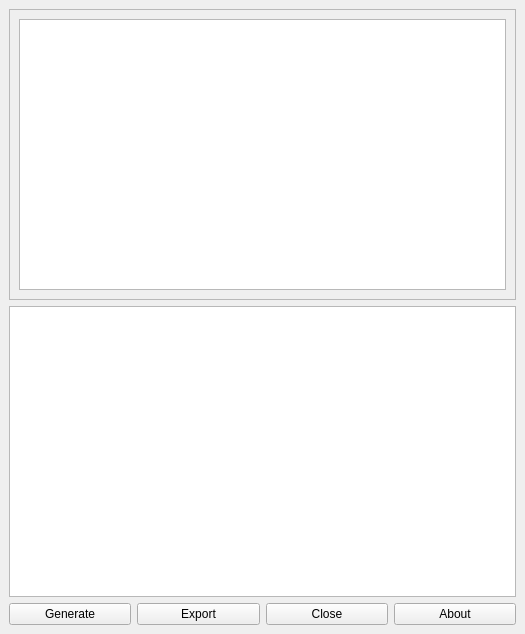
<?xml version="1.0" encoding="UTF-8"?>
<ui version="4.0">
 <class>DiagLegDockWidgetBase</class>
 <widget class="QDockWidget" name="DiagLegDockWidgetBase">
  <property name="geometry">
   <rect>
    <x>0</x>
    <y>0</y>
    <width>525</width>
    <height>634</height>
   </rect>
  </property>
  <property name="windowTitle">
   <string>DiagLeg</string>
  </property>
  <widget class="QWidget" name="dockWidgetContents">
   <layout class="QVBoxLayout" name="verticalLayout">
    <item>
     <widget class="QFrame" name="frame">
      <property name="frameShape">
       <enum>QFrame::StyledPanel</enum>
      </property>
      <property name="frameShadow">
       <enum>QFrame::Raised</enum>
      </property>
      <layout class="QGridLayout" name="gridLayout_2">
       <item row="0" column="0">
        <widget class="QTextEdit" name="textEdit">
         <property name="readOnly">
          <bool>true</bool>
         </property>
        </widget>
       </item>
      </layout>
     </widget>
    </item>
    <item>
     <widget class="QGraphicsView" name="view"/>
    </item>
    <item>
     <layout class="QHBoxLayout" name="horizontalLayout">
      <item>
       <widget class="QPushButton" name="pushGenerate">
        <property name="toolTip">
         <string>Click to generate legend</string>
        </property>
        <property name="whatsThis">
         <string>It generates the legend</string>
        </property>
        <property name="text">
         <string>Generate</string>
        </property>
       </widget>
      </item>
      <item>
       <widget class="QPushButton" name="pushExport">
        <property name="toolTip">
         <string>Export the legend to an image or a webpage</string>
        </property>
        <property name="whatsThis">
         <string>Click to export the legend to an image or a webpage</string>
        </property>
        <property name="text">
         <string>Export</string>
        </property>
       </widget>
      </item>
      <item>
       <widget class="QPushButton" name="pushClose">
        <property name="toolTip">
         <string>Closes this dialogue</string>
        </property>
        <property name="whatsThis">
         <string>This closes the dialogue</string>
        </property>
        <property name="text">
         <string>Close</string>
        </property>
       </widget>
      </item>
      <item>
       <widget class="QPushButton" name="pushAbout">
        <property name="toolTip">
         <string>About DiagLeg</string>
        </property>
        <property name="whatsThis">
         <string>Click to show information about the credits of plugin</string>
        </property>
        <property name="text">
         <string>About</string>
        </property>
       </widget>
      </item>
     </layout>
    </item>
   </layout>
  </widget>
 </widget>
<!--  <resources>
  <include location="resources.qrc"/>
 </resources> -->
 <!-- <connections>
  <connection>
   <sender>pushGenerate</sender>
   <signal>clicked()</signal>
   <receiver>DiagLegDockWidgetBase</receiver>
   <slot>onOk()</slot>
   <hints>
    <hint type="sourcelabel">
     <x>52</x>
     <y>481</y>
    </hint>
    <hint type="destinationlabel">
     <x>199</x>
     <y>249</y>
    </hint>
   </hints>
  </connection>
  <connection>
   <sender>pushClose</sender>
   <signal>clicked()</signal>
   <receiver>DiagLegDockWidgetBase</receiver>
   <slot>close()</slot>
   <hints>
    <hint type="sourcelabel">
     <x>249</x>
     <y>481</y>
    </hint>
    <hint type="destinationlabel">
     <x>199</x>
     <y>249</y>
    </hint>
   </hints>
  </connection>
  <connection>
   <sender>pushExport</sender>
   <signal>clicked()</signal>
   <receiver>DiagLeg</receiver>
   <slot>onExport()</slot>
   <hints>
    <hint type="sourcelabel">
     <x>150</x>
     <y>481</y>
    </hint>
    <hint type="destinationlabel">
     <x>199</x>
     <y>249</y>
    </hint>
   </hints>
  </connection>
  <connection>
   <sender>pushAbout</sender>
   <signal>clicked()</signal>
   <receiver>DiagLegDockWidgetBase</receiver>
   <slot>onAbout()</slot>
   <hints>
    <hint type="sourcelabel">
     <x>347</x>
     <y>481</y>
    </hint>
    <hint type="destinationlabel">
     <x>199</x>
     <y>249</y>
    </hint>
   </hints>
  </connection>
 </connections>
 <slots>
  <slot>onOk()</slot>
  <slot>onExport()</slot>
  <slot>onAbout()</slot>
 </slots> -->
</ui>
